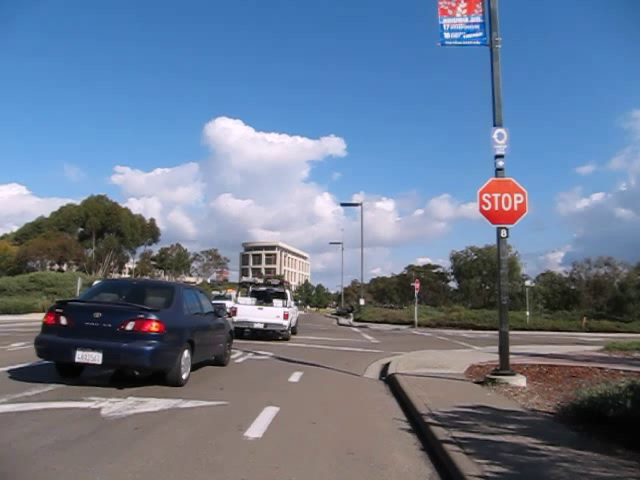
%> input picture stop_1323896588.avi_image28.png, 640 x 480 px
$ octave --eval "DetectStopSign(imread('stop_1323896588.avi_image28.png'));"   (GNU Octave 9; MATLAB toolbox functions it lacks are replaced by stand-ins)
%> lines starting %> are read from the running program, lines starting %| are printed output that depends on the picture; in (x1, y1, x2, y2) boxes, pixels count from 0 and x2, y2 are one past the last pixel; in counts of white or black regions, pixels touching at a corner belong together; the program's own positions count from 1
### Remove_Noise.m
% Description   :   The aim of this project is to detect the STOP sign on
%                   street.
% Date Completed:   2 May 2017
% Author:           Chaitali Kamble
function im_filtered = Remove_Noise(im)
% This function remves the noise from the image.
    filter_gauss = fspecial('gauss', 1,  0.4); % Create gaussian filter
    im_filtered = imfilter(im, filter_gauss, 'same', 'repl'); % Apply filter
%> im_filtered is the input picture: size 480x640x3 uint8; mean R, G, B 105.5, 121.4, 144.8
end

### GetFeatures.m
% Description   :   The aim of this project is to detect the STOP sign on
%                   street.
% Date Completed:   2 May 2017
% Author:           Chaitali Kamble
function [Red_like, Edges] = GetFeatures(im_filtered)
% This function extracts the edges and red like object from the image.

% Convert the image to RGB color channel
    im_lab          = rgb2lab(im_filtered);
%> im_lab: size 480x640x3 double; mean of channels 1, 2, 3 50.2, 2, -13.3
    l               = im_lab(:,:,1);
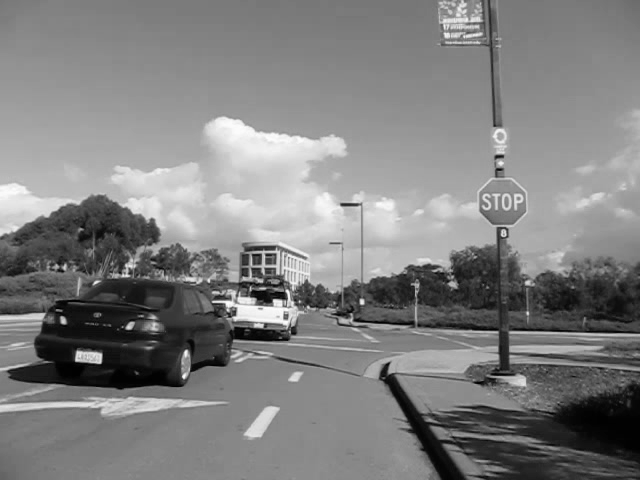
%> l: size 480x640 double; min 0.233, max 99.26, mean 50.2; drawn with min black and max white
    a               = im_lab(:,:,2);
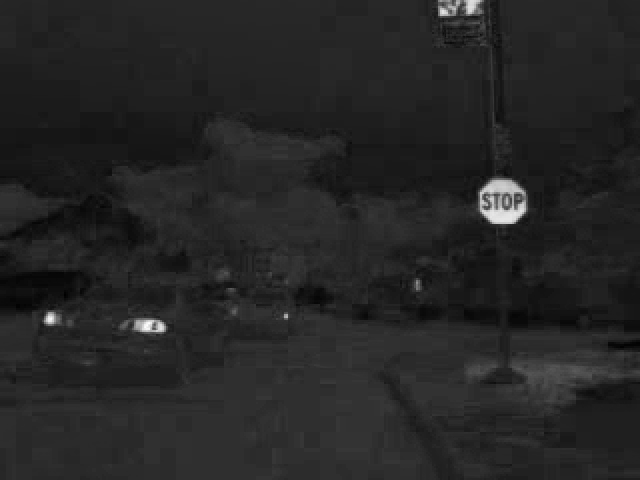
%> a: size 480x640 double; min -10.32, max 72.84, mean 2; drawn with min black and max white
    b               = im_lab(:,:,3);
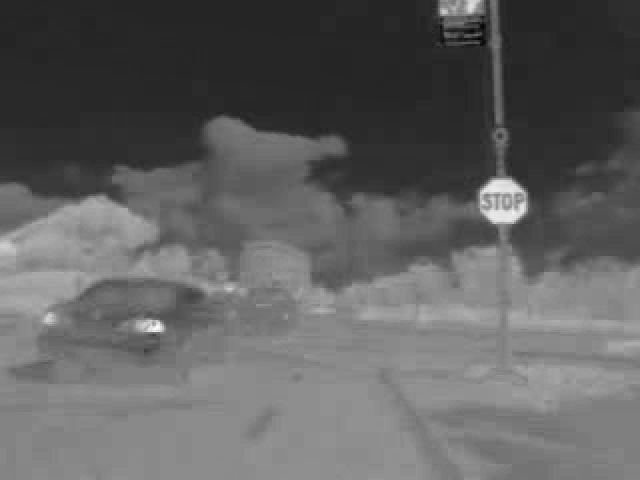
%> b: size 480x640 double; min -55.75, max 55.84, mean -13.3; drawn with min black and max white

    % Extract the red like object
    Red_like    = ( a < 80 ) & ( a > 40 ) ...
     & ( b > 25 ) & ( b < 55 );
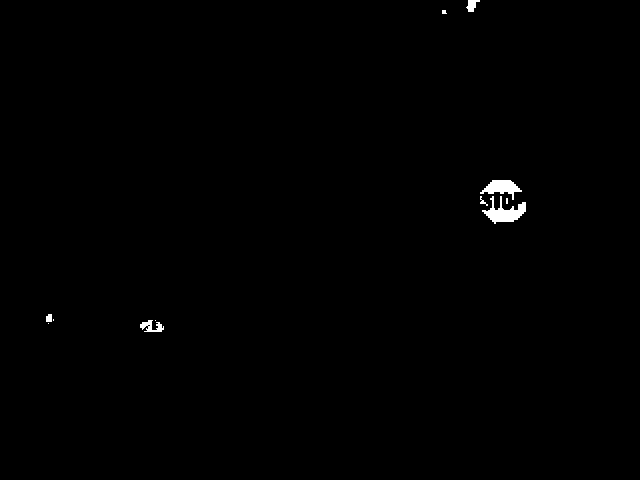
%> Red_like: size 480x640 logical; 0.43% white; 11 white regions (5 under 20 px), largest, box (x1, y1, x2, y2) and area: (482, 196, 526, 224) 546, (480, 180, 522, 200) 411, (140, 320, 164, 332) 160, (466, 0, 480, 12) 100, (46, 314, 52, 322) 44, (480, 196, 488, 206) 28
    % Get the edges using canny edge detector.
    Edges       = edge(im_filtered(:,:,2), 'Canny');
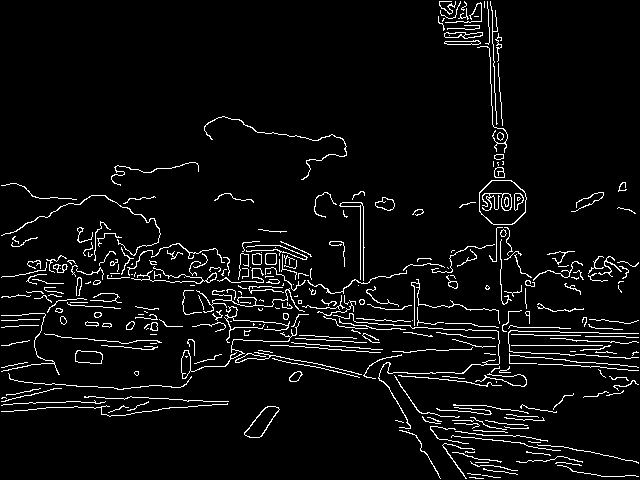
%> Edges: size 480x640 logical; 5.1% white in thin lines or dots

end

### Morphology.m
% Description   :   The aim of this project is to detect the STOP sign on
%                   street.
% Date Completed:   2 May 2017
% Author:           Chaitali Kamble
function im_dilate = Morphology(im)
% This function performs morphological operations and removes noise pixels
    Struct_ele  = strel('disk', 9);  % Create Structuring element
    im_dilate    = imdilate(im, Struct_ele); % Dilate the image
%> im_dilate: size 480x640 logical; 1.7% white; 5 white regions, box (x1, y1, x2, y2) and area: (472, 172, 534, 232) 2960, (132, 312, 172, 340) 924, (38, 306, 62, 332) 489, (458, 0, 488, 20) 470, (434, 2, 455, 22) 347
end

### Matching_with_Template.m
% Description   :   The aim of this project is to detect the STOP sign on
%                   street.
% Date Completed:   2 May 2017
% Author:           Chaitali Kamble
% Author:           Prof.Kinsman
function computed_local_corr = Matching_with_Template(Template, im)
% This function performs local correlation using template matching.
FS = 18;
    img_green               = im(:,:,2);  % Green Channel
    Sign                    = Template;   % Template of Sign


    mean_sign               = mean( Sign(:) );  % Calculate the Mean                      %
    Sign_fltr_wo_mean       = Sign - mean_sign;

    % Create a matrix of all ones and having size as that of local avg
    % filter.
    local_avg_filter        = ones( size(Sign) ) / numel(Sign);

    % Compute local average response.
    local_avg_resp          = imfilter( img_green, local_avg_filter, 'same', 'repl' );
    img_wo_local_mean       = img_green - local_avg_resp;
    computed_local_corr     = imfilter( img_wo_local_mean, Sign_fltr_wo_mean, 'same', 'repl' );

    % [32 lines of commented-out code are left out]
end

### DetectStopSign.m
% Description   :   The aim of this project is to detect the STOP sign on
%                   street.
% Date Completed:   2 May 2017
% Author:           Chaitali Kamble
function DetectStopSign(im)
% Detect the Stop sign using explicit implementation.
    %files = dir('StopSigns/*.png');
    %filename = strcat('StopSigns/', files(20).name);

    % Display original image.
    figure;
    imagesc(im);
    title('ORIGINAL IMAGE');

    %Remove Noise from the image
    im_filtered = Remove_Noise(im);

    %Get colors and edges from the image
    [im_just_red, edges ]   = GetFeatures(im_filtered);

    % Apply Morphology to dilate the image
    im_dilate               = Morphology(im_just_red);

    % Clear the surrounding borders from the image
    im_border               = imclearborder(im_dilate);
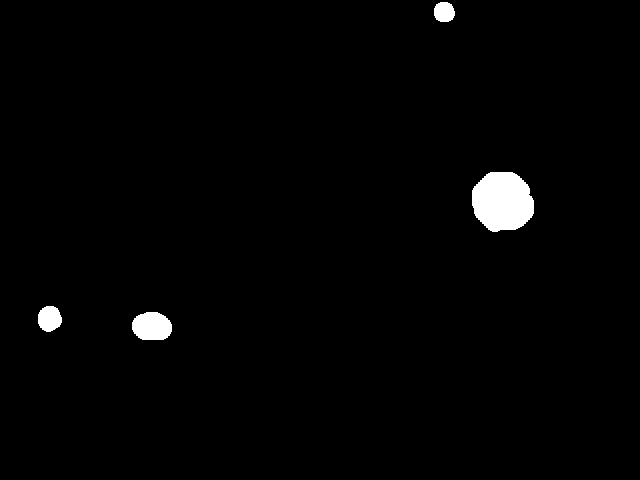
%> im_border: size 480x640 logical; 1.5% white; 4 white regions
    [seperation, nlabel]    = bwlabel(im_border);
%> seperation: size 480x640 double; 5 distinct labels, from 0 to 4
%> nlabel = 4

    % Apply the region props to get the bounding box for a Stop Sign.
    Sign_Struct             = regionprops(seperation, 'Area', 'BoundingBox');
%> Sign_Struct = 4 regions; box (x1, y1, x2, y2) and Area: (472, 172, 534, 232) 2960, (132, 312, 172, 340) 924, (38, 306, 62, 332) 489, (434, 2, 455, 22) 347


    % A loop that processes each sign seperately if any
    for idx = 1: nlabel
        if(Sign_Struct(idx).Area >= 500)
         % Get the bounding box and define a rectangle for creating a
         % template

         Box                       = Sign_Struct(idx).BoundingBox;

         Template                  = im(round(Box(2): Box(2)+Box(4)), ...
             round( Box(1): Box(1) + Box(3)), :);
         % Pass this template for Template Matching
         computed_local_corr    = Matching_with_Template(Template, im);

         % Get maximum of all the points where template matches.
         [num, idx]             = max(computed_local_corr(:) );

         % Get the coordinates of those points.
         [x, y]                 = ind2sub(size(computed_local_corr), idx);

         % Create a region of interest
         ROI                    = GetRegionofInterest(im, x, y);
         %RecognizeCharacters(im, ROI);

         % Locate the stop sign using coordinates.
         Locate_Sign(x, y, im);
        end
    end
%> this loop made 2 passes
%> (Box, FS in Matching_with_Template, mean_sign in Matching_with_Template) on pass 2: ([132.5 312.5 40 28], 18, 63.78)
%> pass 2, in Matching_with_Template, `Sign_fltr_wo_mean       = Sign - mean_sign;`:
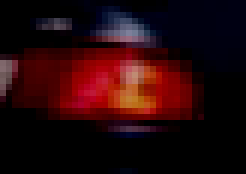
%> Sign_fltr_wo_mean: size 29x41x3 uint8 (shown 6 times larger); mean R, G, B 37.4, 7.6, 10.5
%> the run ends on the next line


    if nlabel == 0      % No perfect red colored found

       % Create a new template from the dataset.
       % Call template matching with various templates.
       files = dir('StopSigns/*.png');
       filename = strcat('StopSigns/', files(1).name);
       im_test = im2double(imread(filename));

       % Area for the template
       rows = 220:245;
       cols = 480:505;

       % Remove noise from the image if any.
       im_test = Remove_Noise(im_test);

       % Create a template
       Template = im_test(rows, cols, :);

       % Remove noise from the template
       Template = Remove_Noise(Template);

       % Compute local correlation
       computed_local_corr   = Matching_with_Template(Template, im);

       % Get the maximum value out of matched regions
       [num, idx]             = max(computed_local_corr(:) );
       [x, y]                 = ind2sub(size(computed_local_corr), idx);

       % Create a region of interest
       ROI                    = GetRegionofInterest(im, x, y);
       %RecognizeCharacters(im, ROI);

       % Locate the STOP sign.
       Locate_Sign(x, y, im);

       pause(4);
       close All;
    end
end

function Locate_Sign(x, y, im)
% This function creates a square box around the sign and displays the new
% image with a highlighted STOP sign.
    figure;
    position        =   [y-20, x-20, 30, 30];
    imshow(im);
    hold on;
    axis on;
    rectangle('Position',position, 'LineWidth', 2, 'LineStyle', '-', 'EdgeColor', 'blue' );
    hold off;
end
